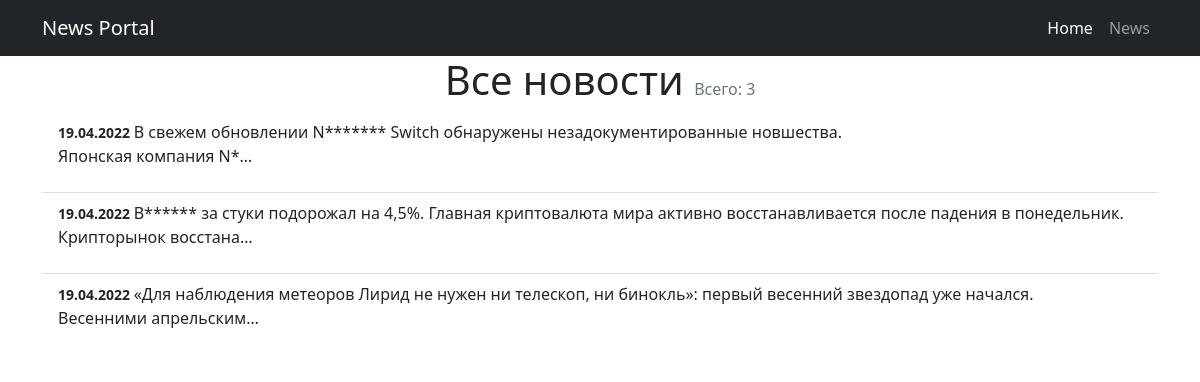
The page /news/ on the database as committed earlier.
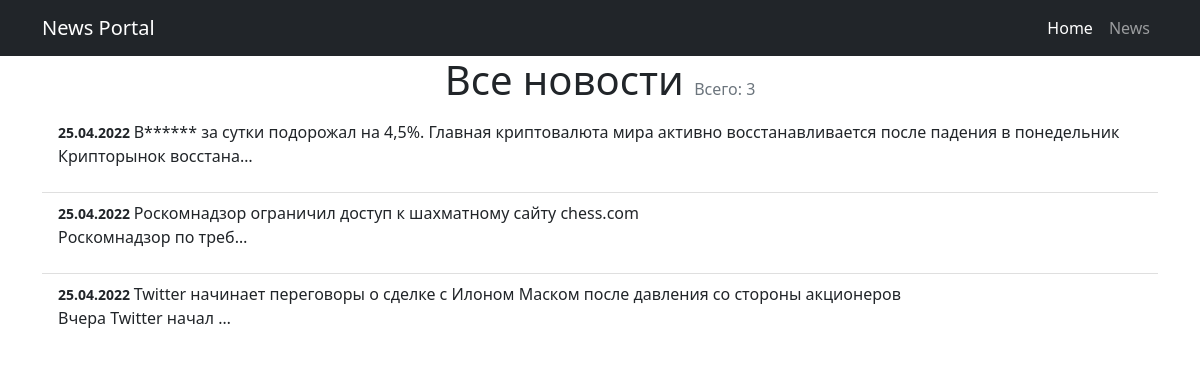
The same page on the database as committed later.
### news/models.py (models this page shows, shortened)
class Post(models.Model):
    article = 'AR'
    news = 'NW'
    POST_TYPE = [
        (article, 'статья'),
        (news, 'новость'),
    ]
    author = models.ForeignKey(Author, on_delete=models.CASCADE)
    post_type = models.CharField(
        max_length=2, choices=POST_TYPE, default=article)
    date = models.DateTimeField(auto_now_add=True)
    title = models.CharField(max_length=255)
    text = models.TextField()
    rating = models.IntegerField(default=0)
    category = models.ManyToManyField(
        Category, through='PostCategory', blank=True)

### news/views.py (the view)
# urls.py: path('', NewsList.as_view()),
class NewsList(ListView):
    model = Post
    ordering = '-date'
    template_name = 'news.html'
    context_object_name = 'news'

### news/templatetags/custom_filters.py (called while the page is built)
@register.filter()
def format_date(value):
    return value.strftime("%d.%m.%Y")

@register.filter()
def censor(text):
    if type(text) != str:
        return "Type error. Is not string"
    for word in CENSOR_WORDS:
        text = re.sub(r'(?:'+word[1:]+'?)[^\s]+',
                      ("*" * (len(word) - 1)), text)
    return text

### templates/news.html (shortened to what this page needs)
{% extends 'flatpages/default.html' %}
{% load custom_filters %}
{% block content %}
<h1 class="text-center">Все новости <span class="text-muted fs-6 fw-normal">Всего: {{news | length}}</span></h1>
<ul class="list-group list-group-flush">
    {% for newspost in news %}
        <li class="list-group-item "> <small class="fw-bold">{{ newspost.date | format_date }} </small>
            {{ newspost.title | censor}}
             <p>{{newspost.text | censor | truncatechars:21}}</p>
        </li>
    {% endfor %}
</ul>
{% endblock content %}

### templates/flatpages/default.html (shortened to what this page needs)
<!DOCTYPE html>
<html lang="en">
    <head>
        {% load static %}
        <link href="{% static 'css/styles.css' %}" rel="stylesheet" />
    </head>
    <body>
        <nav class="navbar navbar-expand-lg navbar-dark bg-dark">
            <div class="container">
                <a class="navbar-brand" href="/">News Portal</a>
                <div class="collapse navbar-collapse" id="navbarSupportedContent">
                    <ul class="navbar-nav ms-auto mb-2 mb-lg-0">
                        <li class="nav-item"><a class="nav-link active" aria-current="page" href="/">Home</a></li>
                        <li class="nav-item"><a class="nav-link" href="/news/">News</a></li>
                    </ul>
                </div>
            </div>
        </nav>
        <div class="container">
            <div class="row">
                <div class="col-lg-12 text-left">
                    {% block content %}{% endblock content %}
                </div>
            </div>
         </div>

Rows that differ between the two databases and show on the page:
removed Post: date "19.04.2022", title|censor "В свежем обновлении N******* Switch обнаружены незадокументированные новшества.", text|censor "Японская компания N*…"
removed Post: date "19.04.2022", title|censor "B****** за стуки подорожал на 4,5%. Главная криптовалюта мира активно восстанавливается после падения в понедельник.", text|censor "Крипторынок восстана…"
removed Post: date "19.04.2022", title|censor "«Для наблюдения метеоров Лирид не нужен ни телескоп, ни бинокль»: первый весенний звездопад уже начался.", text|censor "Весенними апрельским…"
added Post: date "25.04.2022", title|censor "B****** за сутки подорожал на 4,5%. Главная криптовалюта мира активно восстанавливается после падения в понедельник", text|censor "Крипторынок восстана…"
added Post: date "25.04.2022", title|censor "Роскомнадзор ограничил доступ к шахматному сайту chess.com", text|censor "Роскомнадзор по треб…"
added Post: date "25.04.2022", title|censor "Twitter начинает переговоры о сделке с Илоном Маском после давления со стороны акционеров", text|censor "Вчера Twitter начал …"
